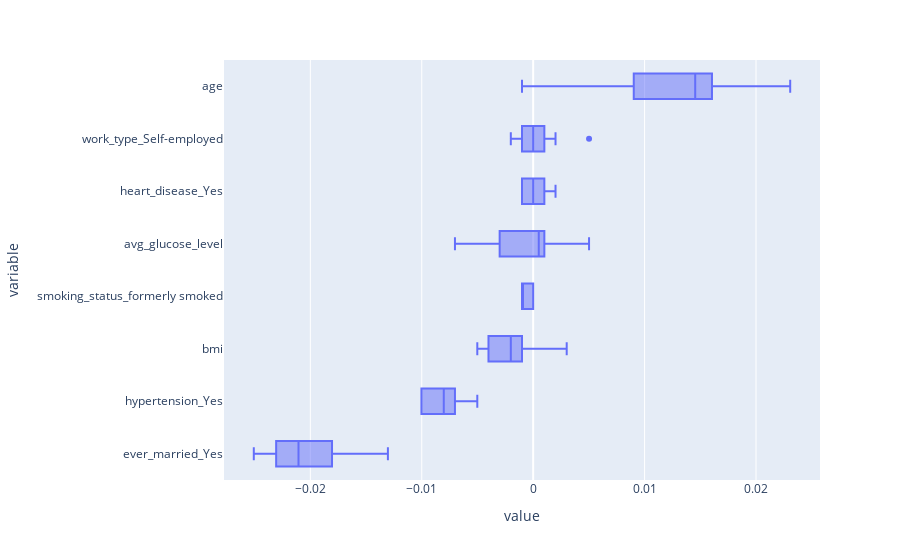

Source (notebook cell):
### Code cell
pvi_for(xgb_model)

### Figure 1 — Plotly figure (JSON) as saved in the notebook; plotly's stock layout.template omitted (floating-point values rounded to 4 significant figures)
{"data": [{"alignmentgroup": "True", "hovertemplate": "value=%{x}<br>variable=%{y}<extra></extra>", "legendgroup": "", "marker": {"color": "#636efa"}, "name": "", "notched": false, "offsetgroup": "", "orientation": "h", "showlegend": false, "type": "box", "x": [-0.01805, -0.01906, -0.02508, -0.02307, -0.02006, -0.01404, -0.01304, -0.02207, -0.02407, -0.02207, -0.005015, -0.01003, -0.009027, -0.007021, -0.008024, -0.01003, -0.01003, -0.007021, -0.008024, -0.007021, -0.004012, -0.002006, -0.003009, -0.001003, 0.003009, -0.005015, -0.005015, -0.001003, -0.001003, -0.002006, -0.001003, 0, -0.001003, -0.001003, 0, -0.001003, -0.001003, 0, -0.001003, -0.001003, -0.002006, -0.004012, 0.001003, 0.001003, -0.007021, 0.004012, -0.003009, 0.001003, 0, 0.005015, 0, -0.001003, 0.002006, 0, 0.001003, 0.002006, -0.001003, 0, -0.001003, 0, 0.005015, -0.001003, 0.001003, -0.001003, 0, 0, 0.001003, 0.002006, 0, -0.002006, 0.01505, 0.01605, 0.009027, 0.008024, 0.01605, 0.01805, 0.01404, 0.02307, -0.001003, 0.01003], "x0": " ", "xaxis": "x", "y": ["ever_married_Yes", "ever_married_Yes", "ever_married_Yes", "ever_married_Yes", "ever_married_Yes", "ever_married_Yes", "ever_married_Yes", "ever_married_Yes", "ever_married_Yes", "ever_married_Yes", "hypertension_Yes", "hypertension_Yes", "hypertension_Yes", "hypertension_Yes", "hypertension_Yes", "hypertension_Yes", "hypertension_Yes", "hypertension_Yes", "hypertension_Yes", "hypertension_Yes", "bmi", "bmi", "bmi", "bmi", "bmi", "bmi", "bmi", "bmi", "bmi", "bmi", "smoking_status_formerly smoked", "smoking_status_formerly smoked", "smoking_status_formerly smoked", "smoking_status_formerly smoked", "smoking_status_formerly smoked", "smoking_status_formerly smoked", "smoking_status_formerly smoked", "smoking_status_formerly smoked", "smoking_status_formerly smoked", "smoking_status_formerly smoked", "avg_glucose_level", "avg_glucose_level", "avg_glucose_level", "avg_glucose_level", "avg_glucose_level", "avg_glucose_level", "avg_glucose_level", "avg_glucose_level", "avg_glucose_level", "avg_glucose_level", "heart_disease_Yes", "heart_disease_Yes", "heart_disease_Yes", "heart_disease_Yes", "heart_disease_Yes", "heart_disease_Yes", "heart_disease_Yes", "heart_disease_Yes", "heart_disease_Yes", "heart_disease_Yes", "work_type_Self-employed", "work_type_Self-employed", "work_type_Self-employed", "work_type_Self-employed", "work_type_Self-employed", "work_type_Self-employed", "work_type_Self-employed", "work_type_Self-employed", "work_type_Self-employed", "work_type_Self-employed", "age", "age", "age", "age", "age", "age", "age", "age", "age", "age"], "y0": " ", "yaxis": "y"}], "layout": {"boxmode": "group", "legend": {"tracegroupgap": 0}, "margin": {"t": 60}, "xaxis": {"anchor": "y", "domain": [0, 1], "title": {"text": "value"}}, "yaxis": {"anchor": "x", "domain": [0, 1], "title": {"text": "variable"}}}}
